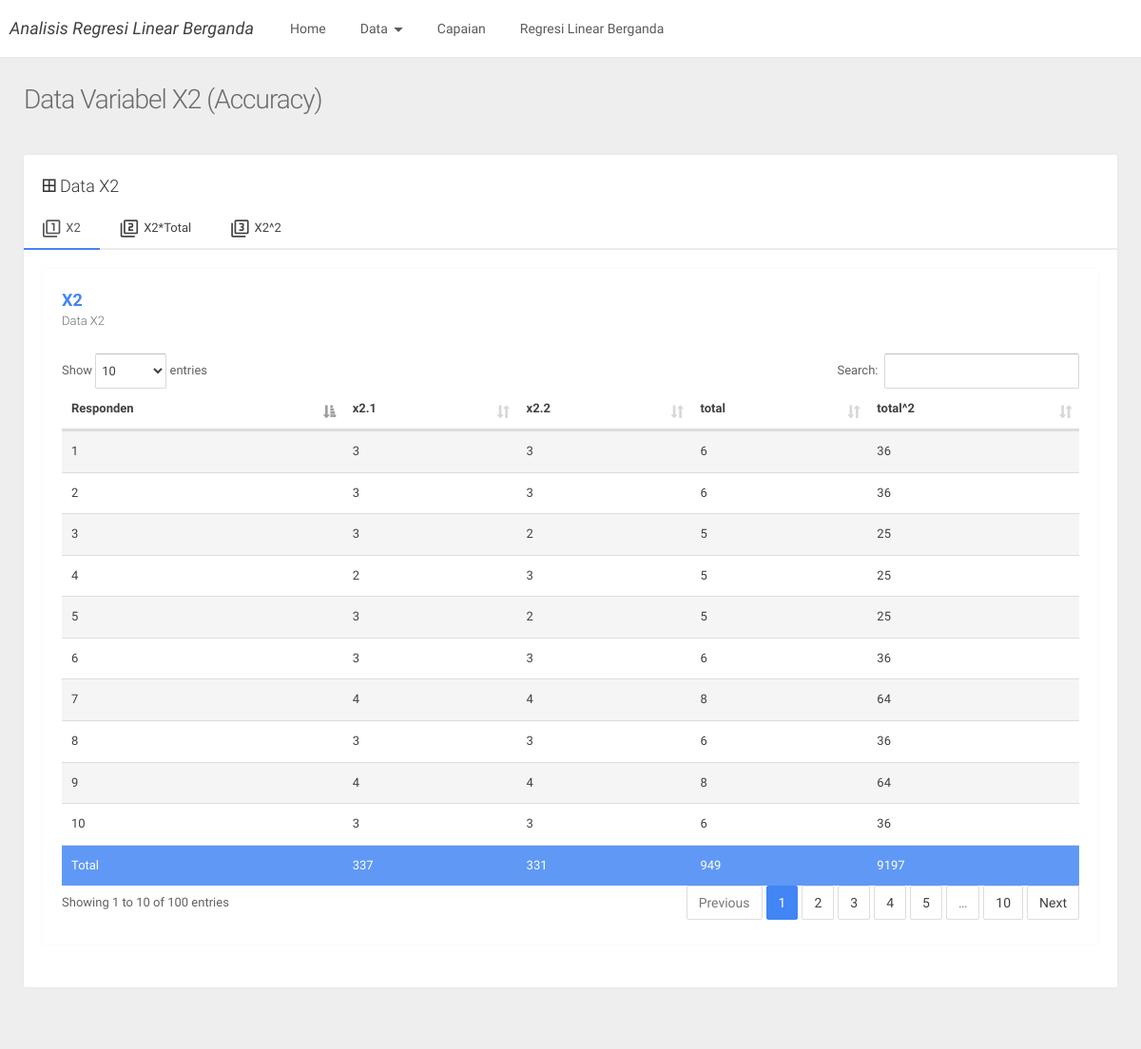
The page /index.php?page=x2 on the database its author committed.
### tables this page shows
CREATE TABLE `x2` (
  `responden` int(11) NOT NULL,
  `x21` int(11) NOT NULL,
  `x22` int(11) NOT NULL,
  `x23` int(11) NOT NULL,
  `total` int(11) NOT NULL,
  `total_2` int(11) NOT NULL
);

### v_x2.php (the view, shortened to what this page needs)
<?php
include 'koneksi.php';
?>
        <div class="page-head">
          <h2 class="page-head-title">Data Variabel X2 (Accuracy)</h2>
        </div>
        <div class="main-content container-fluid">
 <div class="row">
            <div class="col-sm-12">
			              <div class="panel panel-default">
                <div class="panel-heading"><span class="icon mdi mdi-border-all"></span> Data X2</div>
                <div class="tab-container">
                  <ul class="nav nav-tabs ">
                    <li class="active"><a href="#x2" data-toggle="tab"><span class="icon mdi mdi-collection-item-1"></span>X2</a></li>
                    <li><a href="#x2_tot" data-toggle="tab"><span class="icon mdi mdi-collection-item-2"></span>X2*Total</a></li>
                    <li><a href="#x2_2" data-toggle="tab"><span class="icon mdi mdi-collection-item-3"></span>X2^2</a></li>
                  </ul>
                  <div class="tab-content">
                    <div id="x2" class="tab-pane active cont">
					<div class="panel">
<div class="panel-heading  text-primary"><strong>X2</strong><span class="panel-subtitle">Data X2</span></div>
<div class="panel-body">
					<table id="table1" class="display table table-striped table-hover table-fw-widget" >
 <thead>
            <tr >
              <th >Responden</th>
              <th >x2.1</th>
              <th >x2.2</th>
              <th >total</th>
              <th >total^2</th>
            </tr>
			 </thead>
			 <tbody>
            <?php
 $tampil=mysqli_query($conn,"SELECT * from x2");
while ($data=mysqli_fetch_assoc($tampil))
{
 $responden  = $data['responden'];
    $x21  = $data['x21'];
    $x22  = $data['x22'];
	$totalx2  = $x21+$x22;
	$total2x2  = $totalx2*$totalx2;
	echo "<tr><td>$responden</td><td>$x21</td><td>$x22</td><td>$totalx2</td><td>$total2x2</td></tr>";
}
?>
          </tbody>
		  <tbody><tr class="primary">
              <td>Total</td>
			  <td><?php
$tampil=mysqli_query($conn,"SELECT sum(x21) as totx21 from x2");
$data=mysqli_fetch_assoc($tampil);
echo $data["totx21"];
?></td>
              <td><?php
$tampil=mysqli_query($conn,"SELECT sum(x22) as totx22 from x2");
$data=mysqli_fetch_assoc($tampil);
echo $data["totx22"];?></td>
              <td><?php
$tampil=mysqli_query($conn,"SELECT sum(total) as totx2 from x2");
$data=mysqli_fetch_assoc($tampil);
echo $data["totx2"];?></td>
              <td><?php
$tampil=mysqli_query($conn,"SELECT sum(total_2) as totx2_2 from x2");
$data=mysqli_fetch_assoc($tampil);
echo $data["totx2_2"];?></td></tr> </tbody>
		  </table>
		                 </div>
		   </div>
              </div>
            </div>
</div>            </div>
          </div>

### rows shown on the page
x2: responden "1", x21 "3", x22 "3", totalx2 "6", total2x2 "36"
x2: responden "2", x21 "3", x22 "3", totalx2 "6", total2x2 "36"
x2: responden "3", x21 "3", x22 "2", totalx2 "5", total2x2 "25"
x2: responden "4", x21 "2", x22 "3", totalx2 "5", total2x2 "25"
x2: responden "5", x21 "3", x22 "2", totalx2 "5", total2x2 "25"
x2: responden "6", x21 "3", x22 "3", totalx2 "6", total2x2 "36"
x2: responden "7", x21 "4", x22 "4", totalx2 "8", total2x2 "64"
x2: responden "8", x21 "3", x22 "3", totalx2 "6", total2x2 "36"
x2: responden "9", x21 "4", x22 "4", totalx2 "8", total2x2 "64"
x2: responden "10", x21 "3", x22 "3", totalx2 "6", total2x2 "36"

### other values the page prints
$data["totx21"] "337"
$data["totx22"] "331"
$data["totx2"] "949"
$data["totx2_2"] "9197"
